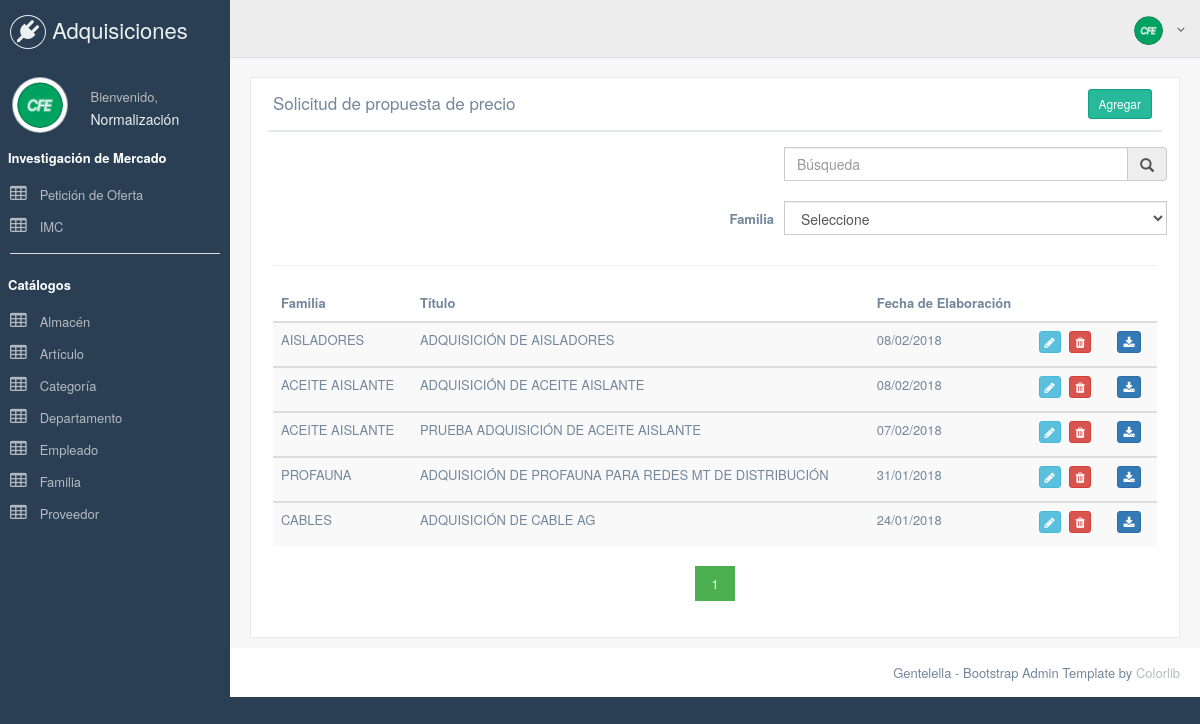
The page / on the database its author committed.
### tables this page shows
CREATE TABLE `po_general` (
  `id` int(11) NOT NULL,
  `tipo` char(1) NOT NULL COMMENT 'B = Bienes, S = Servicios',
  `actividad` char(1) NOT NULL COMMENT 'A = Adquisición, R = Arrendamiento, S = Prestación de servicios',
  `idFamilia` int(11) DEFAULT NULL,
  `domicilio` varchar(255) NOT NULL,
  `idEmpleadoResponsable` int(11) NOT NULL,
  `idEmpleadoFormula` int(11) NOT NULL,
  `fechaLimitePresentacion` date NOT NULL,
  `horaLimitePresentacion` varchar(10) DEFAULT NULL,
  `ccp1` varchar(250) DEFAULT NULL,
  `ccp2` varchar(250) DEFAULT NULL,
  `ccp3` varchar(250) DEFAULT NULL,
  `fechaElaboracion` date NOT NULL,
  `asunto` varchar(255) NOT NULL,
  `idMunicipio` int(11) NOT NULL,
  `fechaUltimaModificacion` datetime NOT NULL,
  `tiempopago` int(11) NOT NULL,
  `condicionprecio` varchar(1) NOT NULL,
  `moneda` varchar(5) NOT NULL,
  `porcentajegarantia` int(11) NOT NULL,
  `penaconvencional` int(11) NOT NULL,
  `maxpenalizacion` int(11) NOT NULL,
  `deducciones` varchar(500) NOT NULL,
  `entregaanticipada` varchar(1) NOT NULL,
  `vigenciacotizacion` int(11) NOT NULL
);

CREATE TABLE `familia` (
  `id` int(11) NOT NULL,
  `clave` varchar(20) NOT NULL,
  `descripcion` varchar(250) NOT NULL
);

CREATE TABLE `im_general` (
  `id` int(11) NOT NULL,
  `idPog` int(11) NOT NULL,
  `titulo` varchar(255) NOT NULL,
  `idEmpleadoFormula` int(11) NOT NULL,
  `idEmpleadoAutoriza` int(11) NOT NULL,
  `fechaElaboracion` date NOT NULL,
  `idMunicipioElaboracion` int(11) NOT NULL,
  `estatus` char(1) NOT NULL,
  `SOLPED` int(12) NOT NULL
);

### application/controllers/Po_general.php (called while the page is built, shortened)
<?php
class Po_general extends CI_Controller{
    function __construct()
    {
        $this->load->model('Pogeneralmodel');
    }
    function index()
    {
        $data['listapo_general'] = $this->Pogeneralmodel->get_all_listapo_general();
        $this->load->model('Comboboxesmodel');
        $data['familias'] = $this->Comboboxesmodel->getFamilias();
        $data['_view'] = 'po_general/index';
        $this->load->view('layouts/main',$data);
    }
}

### index.php (called while the page is built, shortened)
<?php
require_once BASEPATH.'core/CodeIgniter.php';

### application/models/Pogeneralmodel.php (called while the page is built, shortened)
<?php
class Pogeneralmodel extends CI_Model
{
    function get_all_listapo_general()
    {
        $this->db->select('po_general.id, po_general.tipo, familia.descripcion, im_general.titulo, po_general.fechaElaboracion, CONCAT(empleado.titulo, " ", empleado.nombre, " ", empleado.apellidoPaterno, " ", empleado.apellidoMaterno) AS nombre');
        $this->db->from('po_general');
        $this->db->join('familia', 'familia.id = po_general.idFamilia', 'inner');
        $this->db->join('im_general', 'im_general.idPog = po_general.id', 'inner');
        $this->db->join('empleado', 'empleado.id = po_general.idEmpleadoResponsable', 'inner');
        $this->db->order_by('po_general.fechaElaboracion', 'desc');
        $query = $this->db->get();
        return $query->result_array();
    }
}

### application/views/po_general/index.php (the view, shortened to what this page needs)
<div class="row">
    <div class="col-md-12 col-sm-12 col-xs-12">
        <div class="x_panel">
            <div class="x_title">
                <h2>Solicitud de propuesta de precio</h2>
                <div class="nav navbar-right">
                    <a href="<?php echo site_url('po_general/add'); ?>" class="btn btn-success btn-sm">Agregar</a>
                </div>
                <div class="clearfix"></div>
            </div>
            <div class="x_content">
                <form action="" class="form-horizontal">
                    <div class="container">
                        <div class="row">
                            <form class="form-horizontal">
                                <div class="form-group">
                                    <div class="input-group">
                                        <input type="text" name="busqueda" id="search" style="width: 344px"
                                               placeholder="Búsqueda" class="form-control pull-right" id="busqueda"/>
                                        <span class="input-group-addon">
											<i class="glyphicon glyphicon-search"></i>
										</span>
                                    </div>
                                </div>
                                <div class="form-group">
                                    <select name="idFamilia" id="idFamilia" style="width: 383px"
                                            class="form-control pull-right">
                                        <option value="0">Seleccione</option>
                                    </select>
                                    <label for="idFamilia" class="control-label col-sm-2 pull-right">Familia</label>
                                </div>
                            </form>
                        </div>
                    </div>
                </form>
                <hr/>
                <table id="table" class="table table-striped">
                    <thead>
                        <tr>
                            <th>Familia</th>
                            <th>Título</th>
                            <th>Fecha de Elaboración</th>
                            <th></th>
                            <th></th>
                        </tr>
                    </thead>
                    <tbody id="tbody">
                    <?php foreach ($listapo_general as $p){ ?>
                        <tr>
                            <td><?php echo $p['descripcion']; ?></td>
                            <td><?php echo $p['titulo']; ?></td>
                            <?php
                            $fecha = $p['fechaElaboracion'];
                            $fechaElaboracion = date("d/m/Y", strtotime($fecha));
                            ?>
                            <td><?php echo $fechaElaboracion; ?></td>
                            <td>
                                <a href="<?php echo site_url('po_general/edit/' . $p['id']); ?>"
                                   class="btn btn-info btn-xs"><span class="fa fa-pencil"></span></a>
                                <a href="<?php echo site_url('po_general/remove/' . $p['id']); ?>"
                                   onclick="return confirm('¿Desea eliminar el PO General seleccionado?');"
                                   class="btn btn-danger btn-xs"><span class="fa fa-trash"></span></a>
                            </td>
                            <td>
                                <a href="<?php echo site_url('generar_pdf/pdf/' . $p['id']); ?>"
                                   class="btn btn-primary btn-xs"><span class="fa fa-download"></span></a>
                            </td>
                        </tr>
                    </tbody>
                    <?php } ?>
                </table>
            </div>
        </div>
    </div>
</div>

### application/views/layouts/main.php (style rules this page uses)
a { color: #b6bac1; }

### rows shown on the page
po_general: idFamilia.descripcion "AISLADORES", im_general.titulo "ADQUISICIÓN DE AISLADORES", fechaElaboracion "08/02/2018"
po_general: idFamilia.descripcion "ACEITE AISLANTE", im_general.titulo "ADQUISICIÓN DE ACEITE AISLANTE", fechaElaboracion "08/02/2018"
po_general: idFamilia.descripcion "ACEITE AISLANTE", im_general.titulo "PRUEBA ADQUISICIÓN DE ACEITE AISLANTE", fechaElaboracion "07/02/2018"
po_general: idFamilia.descripcion "PROFAUNA", im_general.titulo "ADQUISICIÓN DE PROFAUNA PARA REDES MT DE DISTRIBUCIÓN", fechaElaboracion "31/01/2018"
po_general: idFamilia.descripcion "CABLES", im_general.titulo "ADQUISICIÓN DE CABLE AG", fechaElaboracion "24/01/2018"
